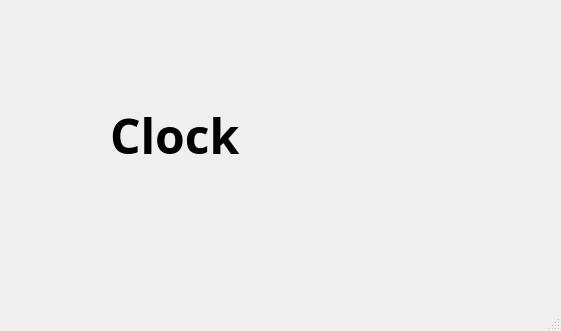
<?xml version="1.0" encoding="UTF-8"?>
<ui version="4.0">
 <class>MainWindow</class>
 <widget class="QMainWindow" name="MainWindow">
  <property name="geometry">
   <rect>
    <x>0</x>
    <y>0</y>
    <width>561</width>
    <height>331</height>
   </rect>
  </property>
  <property name="windowTitle">
   <string>MainWindow</string>
  </property>
  <widget class="QWidget" name="centralwidget">
   <widget class="QLabel" name="Digital_clock">
    <property name="geometry">
     <rect>
      <x>110</x>
      <y>70</y>
      <width>321</width>
      <height>131</height>
     </rect>
    </property>
    <property name="font">
     <font>
      <family>Ubuntu Condensed</family>
      <pointsize>36</pointsize>
      <weight>75</weight>
      <bold>true</bold>
     </font>
    </property>
    <property name="text">
     <string>Clock</string>
    </property>
   </widget>
  </widget>
  <widget class="QMenuBar" name="menubar">
   <property name="geometry">
    <rect>
     <x>0</x>
     <y>0</y>
     <width>561</width>
     <height>22</height>
    </rect>
   </property>
  </widget>
  <widget class="QStatusBar" name="statusbar"/>
 </widget>
 <resources/>
 <connections/>
</ui>
